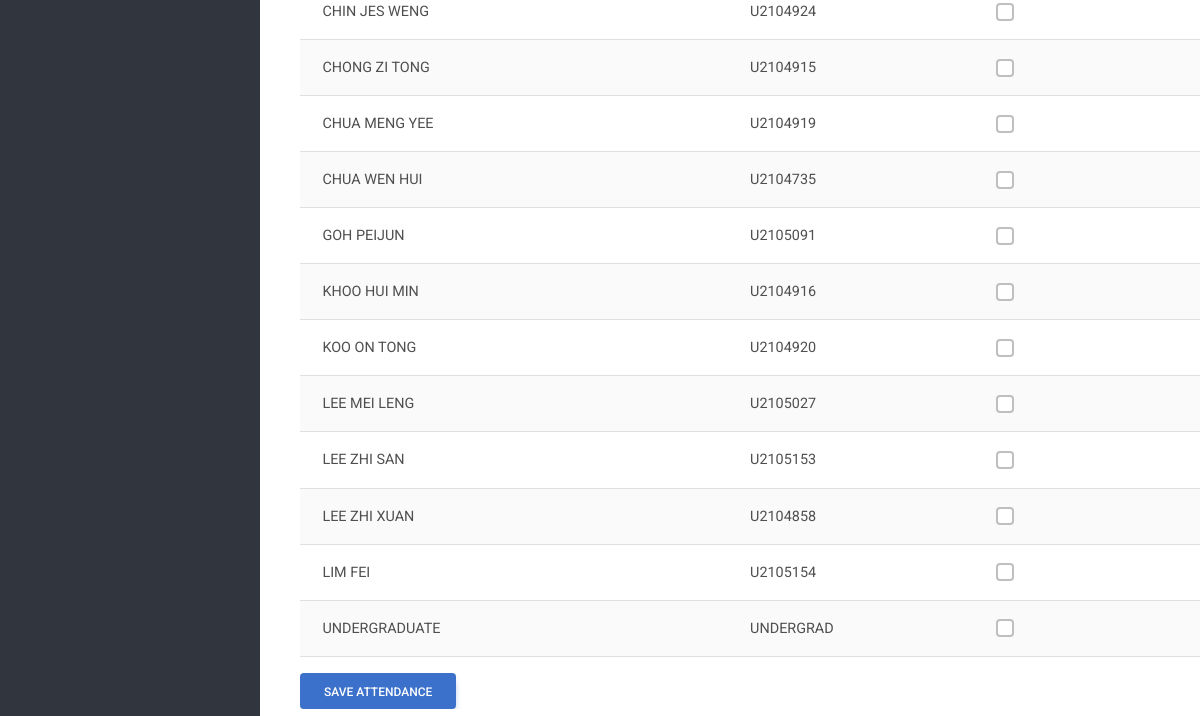
The page /event/admin-attendance/287 (lower part) on the database as committed earlier.
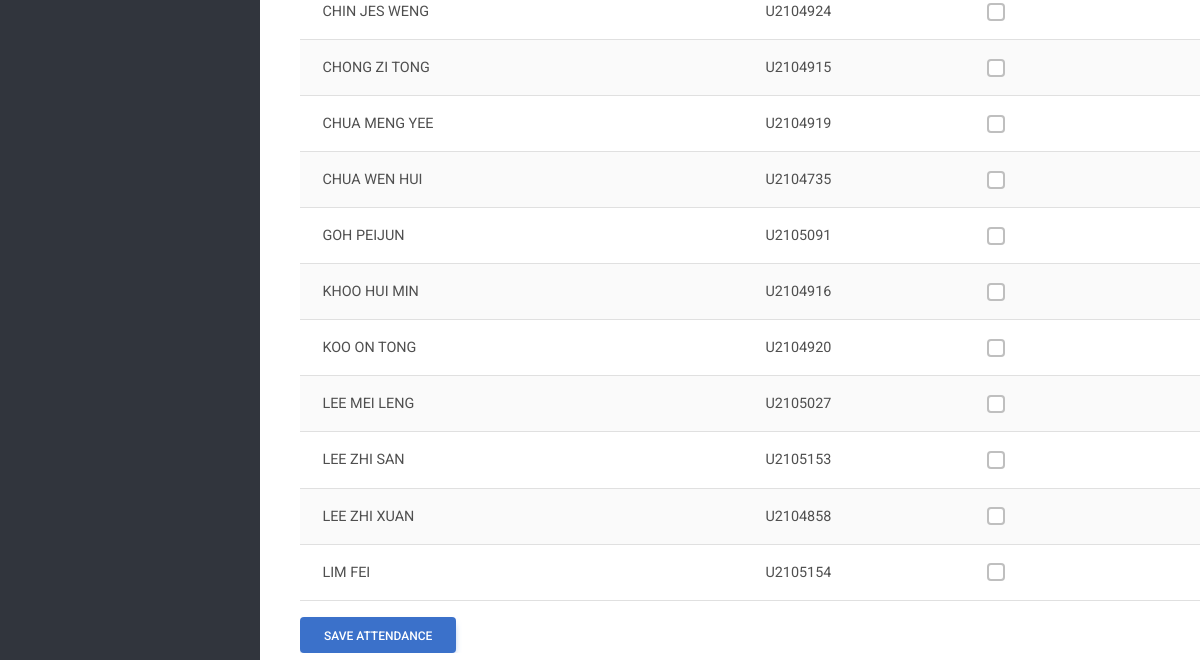
The same page on the database as committed later.
### users/models.py (models this page shows)
class Student(models.Model):
    user = models.OneToOneField(User, on_delete=models.CASCADE, null=True)
    matric_no = models.CharField(max_length=10)
    Program = (
        (1, "Bachelor of Arts Chinese Studies"),
        (2, "Master of Chinese Studies (Coursework)"),
        (3, "Master of Arts (Research)"),
        (4, "Doctor of Philosophy (Ph.D)"),
    )
    program = models.SmallIntegerField(choices=Program)
    lecturer = models.ForeignKey(Lecturer, on_delete=models.PROTECT)
    enrol_sem = models.ForeignKey(Semester, on_delete=models.SET_NULL, null=True, related_name="enrol_sem")
    grad_sem = models.ForeignKey(Semester, on_delete=models.SET_NULL, null=True, related_name="grad_sem")
    rm_date = models.DateTimeField(null=True)
    pd_date = models.DateTimeField(null=True)
    cd_date = models.DateTimeField(null=True)
    viva_date = models.DateTimeField(null=True)
    rm_status = models.BooleanField(default=False)
    pd_status = models.BooleanField(default=False)
    cd_status = models.BooleanField(default=False)
    viva_status = models.BooleanField(default=False)

class User(AbstractUser):
    objects = UserManager()
    email = models.EmailField('email adress', unique=True)
    USERNAME_FIELD = 'email'
    REQUIRED_FIELDS = []
    first_name = None
    last_name = None
    username = None
    full_name = models.CharField(max_length=50, null=True)
    name_chi = models.CharField(max_length=50, null=True)
    password = models.CharField(max_length=128)
    last_login = models.DateTimeField(auto_now=True)
    ROLES = (
        ("SUPER ADMIN", "SUPER ADMIN"),
        ("ADMIN", "ADMIN"),
        ("HEAD OF DEPARTMENT", "HEAD OF DEPARTMENT"),
        ("LECTURER", "LECTURER"),
        ("STUDENT", "STUDENT"),
    )
    role = models.CharField(max_length=20, choices=ROLES, default="STUDENT")
    is_active = models.BooleanField(default=True)
    contact = models.CharField(max_length=20, null=True)
    address = models.CharField(max_length=100, null=True)
    date_inactive = models.DateField(null=True)

### events/views.py (the view, shortened to what this page needs)
# urls.py: path('event/admin-attendance/<int:event_id>', views.adminAttendaceView, name="admin-attendance"),
def adminAttendaceView (request, event_id):
    event = Events.objects.get(id=event_id)
    par_id = list()
    participants = Event_Participants.objects.filter(event_id=event_id, attendance=1)
    for par in participants:
        par_id.append(par.student_id)
    students = Student.objects.filter(user__is_active=True).exclude(id__in=par_id)
    context = {
        "event": event,
        "participants": participants,
        "students": students,
        "page_name": "Manage Attendance",
        "icon": "fa-solid fa-calendar-check fa-xl"
    }
    return render (request, "admin_attendance.html", context)

### templates/admin_attendance.html (shortened to what this page needs)
{% extends "sidebar.html" %}
{% block content %}
{% load static %}
<head>
</head>
<br>
<br>
<br>
<br><br>
{% if participants or students %}
<form method="POST">
    <table id="attendance_table" class= "table table-striped table-responsive">
        <tbody>
            {% for student in students %}
                <tr>
                    <td>{{ student.user.full_name }}</td>
                    <td>{{ student.matric_no }}</td>
                    <div class="checkbox rows">
                    <td><input class="form-check-input" type="checkbox" name="{{ student.id }}" {% if participant.attendance %}checked{% endif %}></td>
                    </div>
                </tr>
            {% endfor %}
        </tbody>
    </table>
    <button type="submit" class="btn btn-primary">Save Attendance</button>
</form>
{% else %}
<center><sub>No student.</sub></center>
{% endif %}
{% endblock %}

Rows that differ between the two databases and show on the page:
removed Student: user.full_name "UNDERGRADUATE", matric_no "UNDERGRAD"
